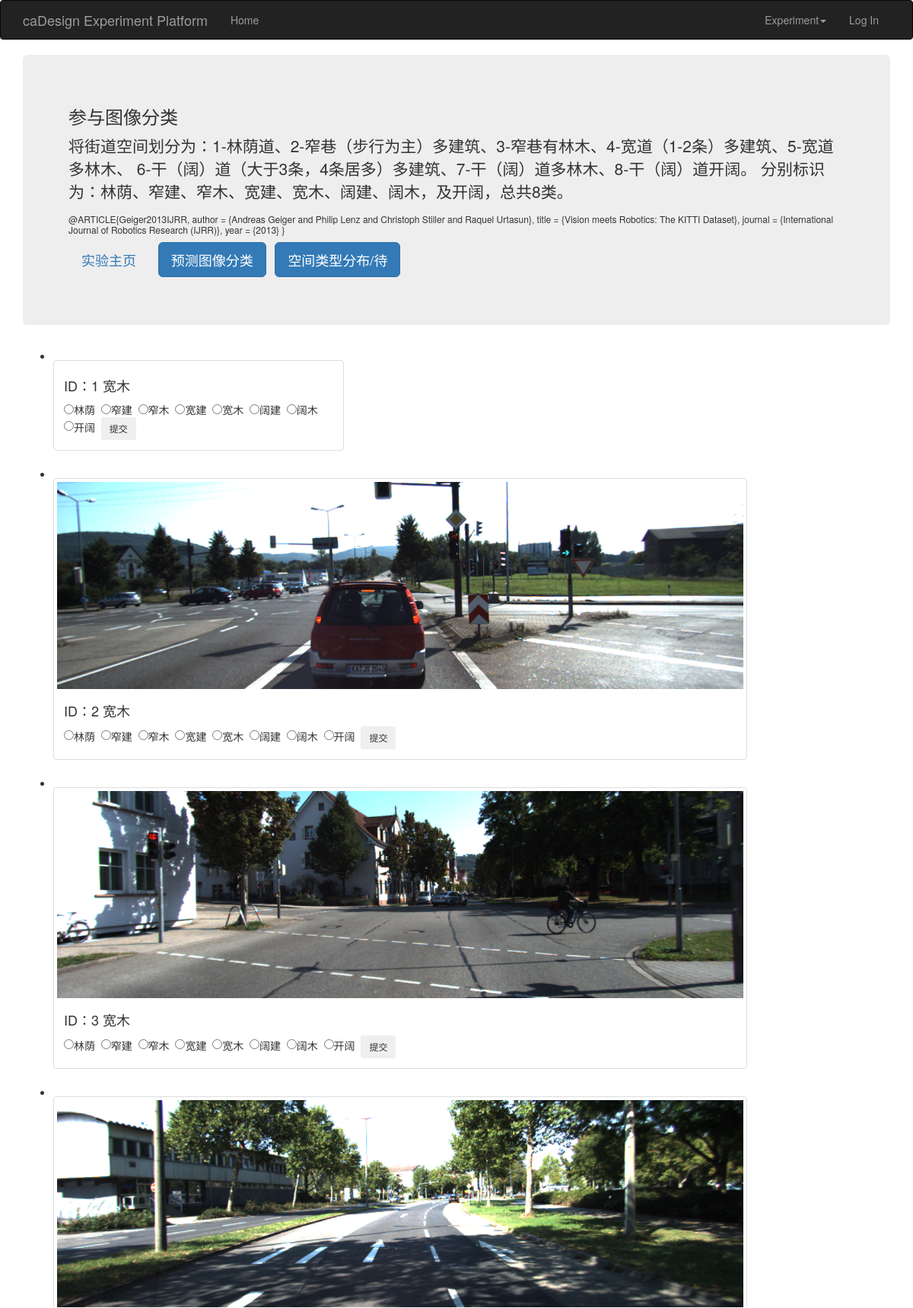
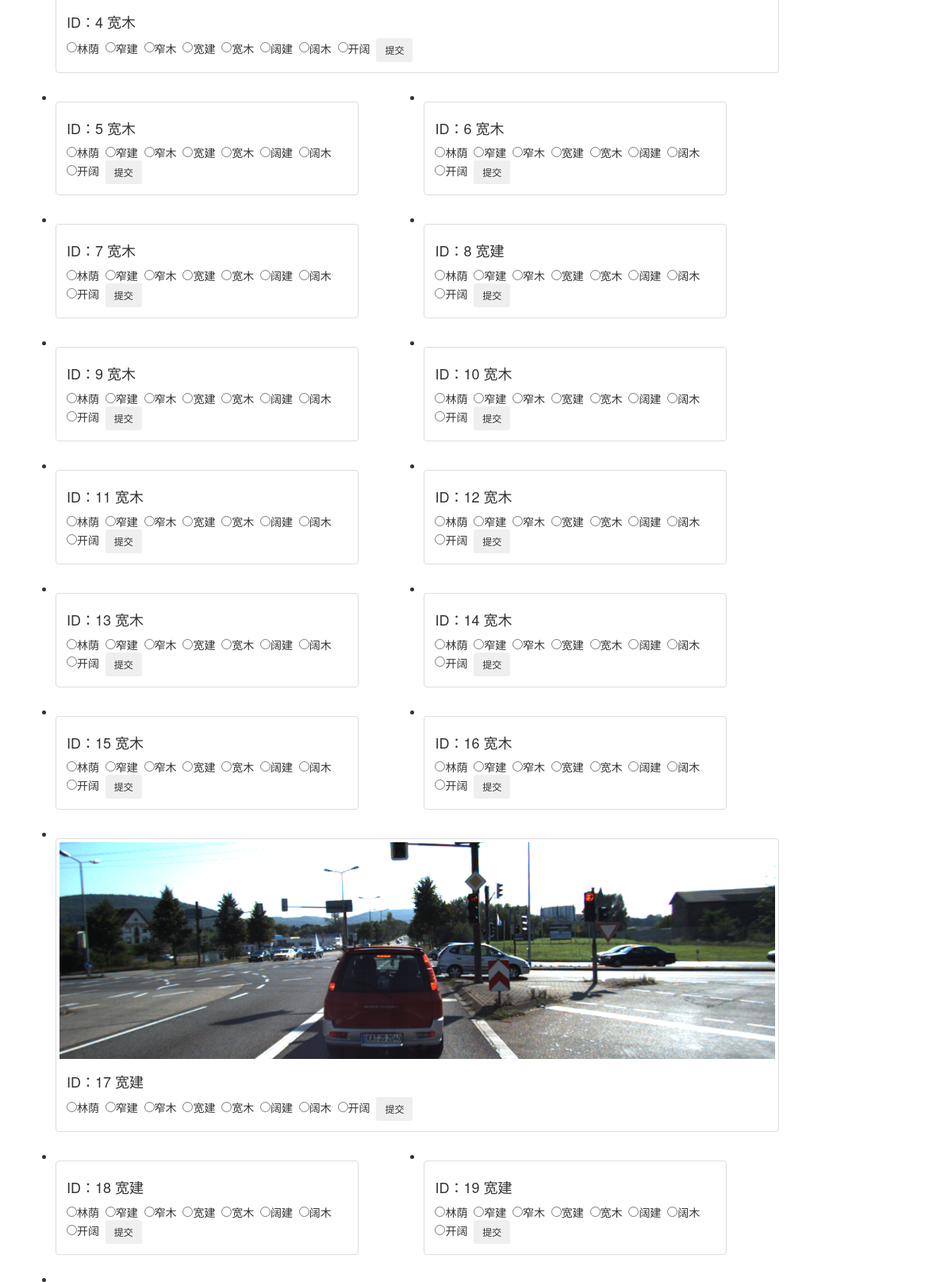
The app's page /vp/imgs_classification (upper part) with its own data (2 pictures, top to bottom).
### app/models.py (models this page shows)
class vp_imgs(db.Model):
    __tablename__ = 'vp_imgs'
    index=db.Column(db.Integer, primary_key=True, autoincrement=True)
    imgs_fp=db.Column(db.Text,unique=True,nullable=False)
    lat=db.Column(db.Float)
    lon=db.Column(db.Float)
    alt=db.Column(db.Float)
    vp_classification=db.relationship('vp_classification',uselist=False, back_populates="vp_imgs")

class vp_classification(db.Model):
    __tablename__ = 'vp_classification'
    id=db.Column(db.Integer,primary_key=True,autoincrement=True)
    imgs_fp=db.Column(db.Text,unique=True,nullable=False)
    c_1 = db.Column(db.Integer)
    c_2 = db.Column(db.Integer)
    c_3 = db.Column(db.Integer)
    c_4 = db.Column(db.Integer)
    c_5 = db.Column(db.Integer)
    c_6 = db.Column(db.Integer)
    c_7 = db.Column(db.Integer)
    c_8 = db.Column(db.Integer)
    classification=db.Column(db.Text)
    timestamp=db.Column(db.DateTime,default=datetime.now)
    index=db.Column(db.Integer,db.ForeignKey('vp_imgs.index'))
    vp_imgs=db.relationship('vp_imgs',back_populates="vp_classification")

### app/visual_perception/views.py (the view, shortened to what this page needs)
@visual_perception.route("/imgs_classification",methods=['GET','POST'])
def imgs_classification():
    page=request.args.get('page', 1, type=int)
    query=vp_imgs.query
    pagination=query.order_by(vp_imgs.index).paginate(page, per_page=current_app.config['FLASKY_POSTS_PER_PAGE'],error_out=False)
    imgs_info=pagination.items
    vp_classi=vp_classification.query.all()
    if request.method == 'GET':
        return render_template('vp/imgs_classification.html', imgs_info=imgs_info,vp_classi=vp_classi,pagination=pagination) #form=form,
    return render_template('vp/imgs_classification.html',imgs_info=imgs_info,vp_classi=vp_classi,pagination=pagination) #,form=form ,

### app/auth/views.py (called while the page is built)
@auth.before_app_request
def before_request():
    if current_user.is_authenticated:
        current_user.ping()
        if not current_user.confirmed \
                and request.endpoint \
                and request.blueprint != 'auth' \
                and request.endpoint != 'static':
            return redirect(url_for('auth.unconfirmed'))

### app/main/__init__.py (called while the page is built)
@main.app_context_processor
def inject_permissions():
    return dict(Permission=Permission)

### app/main/views.py (called while the page is built)
@main.after_app_request
def after_request(response):
    for query in get_debug_queries():
        if query.duration >= current_app.config['FLASKY_SLOW_DB_QUERY_TIME']:
            current_app.logger.warning(
                'Slow query: %s\nParameters: %s\nDuration: %fs\nContext: %s\n'
                % (query.statement, query.parameters, query.duration,
                   query.context))
    return response

### app/models.py (called while the page is built)
    def can(self, permissions):
        return False

### app/templates/vp/imgs_classification.html (shortened to what this page needs)
{% extends "base.html" %}
{% import "bootstrap/wtf.html" as wtf %}
{% import "_macros.html" as macros %}
{% block page_content %}
    <div class="jumbotron">
        <h3>参与图像分类</h3>
        <p>
            将街道空间划分为：1-林荫道、2-窄巷（步行为主）多建筑、3-窄巷有林木、4-宽道（1-2条）多建筑、5-宽道多林木、 6-干（阔）道（大于3条，4条居多）多建筑、7-干（阔）道多林木、8-干（阔）道开阔。
            分别标识为：林荫、窄建、窄木、宽建、宽木、阔建、阔木，及开阔，总共8类。
        </p>
        <h6>@ARTICLE{Geiger2013IJRR, author = {Andreas Geiger and Philip Lenz and Christoph Stiller and Raquel Urtasun}, title = {Vision meets Robotics: The KITTI Dataset}, journal = {International Journal of Robotics Research (IJRR)}, year = {2013} }</h6>
        <p>
            <a class="btn btn-secondary btn-lg" href="{{ url_for('visual_perception.vp') }}" role="button">实验主页</a>
            &nbsp<a class="btn btn-primary btn-lg" href="{{ url_for('visual_perception.img_prediction') }}" role="button">预测图像分类</a>
            &nbsp<a class="btn btn-primary btn-lg" href="{{ url_for('visual_perception.vp') }}" role="button">空间类型分布/待</a>
        </p>
    </div>
    <ul class="question-list-group">
        {% for img_info in imgs_info %}
            <li style="float:left">
                <div class="row">
                    <div class=" col-md-10">
                        <div class="thumbnail">
                            <img src="{{ url_for('static',filename=img_info.imgs_fp) }}" alt="">
                            <div class="caption">
                                <h4>ID：{{ img_info.index }}
                                    {{ img_info.vp_classification.classification}}
                                </h4>
                                        <form action="" method="post" target="formDestination">
                                        <input type="radio" name="classi" value="1"/>林荫&nbsp
                                        <input type="radio" name="classi" value="2"/>窄建&nbsp
                                        <input type="radio" name="classi" value="3"/>窄木&nbsp
                                        <input type="radio" name="classi" value="4"/>宽建&nbsp
                                        <input type="radio" name="classi" value="5"/>宽木&nbsp
                                        <input type="radio" name="classi" value="6"/>阔建&nbsp
                                        <input type="radio" name="classi" value="7"/>阔木&nbsp
                                        <input type="radio" name="classi" value="8"/>开阔&nbsp
                                        <input type="submit" value="提交" class="btn btn-secondary btn-sm" onClick="this.form.submit(); this.disabled=true; this.value='已提交'; ">
                                   </form>
                            </div>
                        </div>
                    </div>
                </div>
            </li>
        {% endfor %}
    </ul>
{% endblock %}

### records on screen
vp_imgs: index "1", vp_classification.classification "宽木"
vp_imgs: imgs_fp (picture), index "2", vp_classification.classification "宽木"
vp_imgs: imgs_fp (picture), index "3", vp_classification.classification "宽木"
vp_imgs: imgs_fp (picture), index "4", vp_classification.classification "宽木"
vp_imgs: index "5", vp_classification.classification "宽木"
vp_imgs: index "6", vp_classification.classification "宽木"
vp_imgs: index "7", vp_classification.classification "宽木"
vp_imgs: index "8", vp_classification.classification "宽建"
vp_imgs: index "9", vp_classification.classification "宽木"
vp_imgs: index "10", vp_classification.classification "宽木"
vp_imgs: index "11", vp_classification.classification "宽木"
vp_imgs: index "12", vp_classification.classification "宽木"
vp_imgs: index "13", vp_classification.classification "宽木"
vp_imgs: index "14", vp_classification.classification "宽木"
vp_imgs: index "15", vp_classification.classification "宽木"
vp_imgs: index "16", vp_classification.classification "宽木"
vp_imgs: imgs_fp (picture), index "17", vp_classification.classification "宽建"
vp_imgs: index "18", vp_classification.classification "宽建"
vp_imgs: index "19", vp_classification.classification "宽建"
